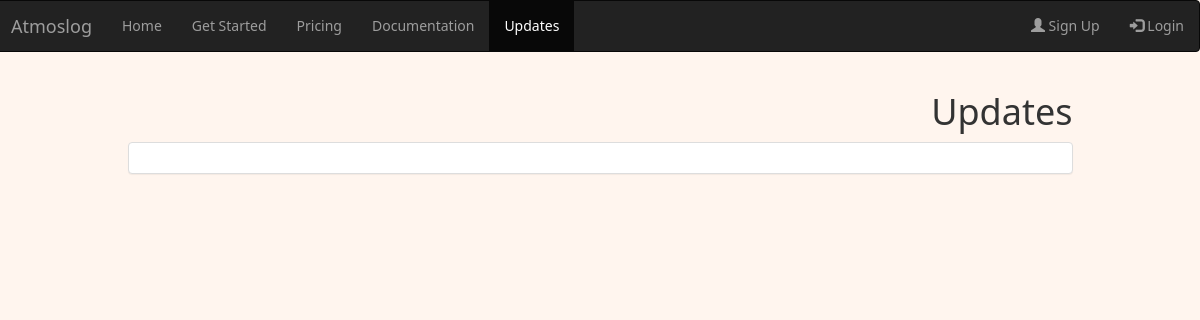
/updates/, run on an earlier commit of the app's database.
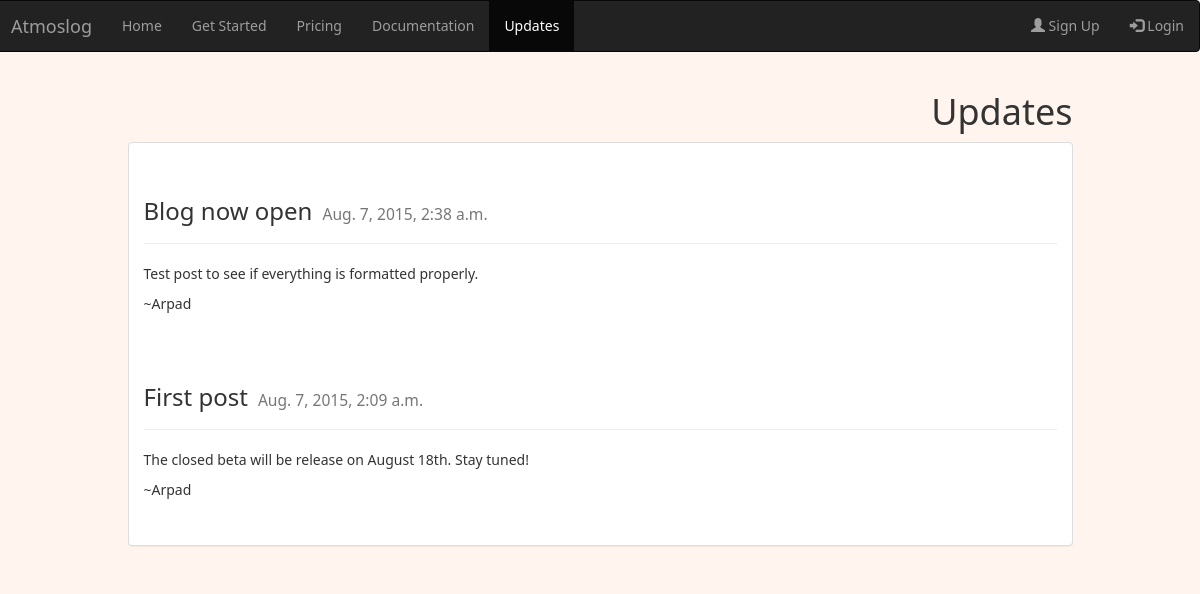
And on a later commit of the database.
### blog/models.py (models this page shows, shortened)
class Post(models.Model):
	title = models.CharField(max_length=300)
	pub_date = models.DateTimeField(auto_now_add=True)
	text = models.TextField()

### blog/views.py (the view)
def index(request):
	if request.user.is_authenticated():
		authenticated = True
		user = request.user
	else:
		authenticated = False
		user = None
	post_list = Post.objects.order_by('-pub_date')[:5]
	context = {
		"post_list" : post_list,
		"authenticated" : authenticated,
		"user" : user,
	}
	return render(request, 'blog/blog.html', context)

### blog/templates/blog/blog.html (shortened to what this page needs)
{% extends "base.html" %}
{% block content %}
<div class="container">
	<div class="row">
		<div class="col-md-10 col-md-offset-1">
			<h1 class="text-right" id="updates">Updates</h1>
			<div class="panel panel-default">
				<div class="panel-body">
					{% for post in post_list %}
					<div class="page-header posthead">
						<h3 class="text-left">{{ post.title }}<small class="desc">{{ post.pub_date }}</small></h3>
					</div>
					<p>{{ post.text|safe }}</p>
					{% endfor %}
				</div>
			</div>
		</div>
	</div>
</div>
{% endblock %}
{% block navbarspec %}
  <ul class="nav navbar-nav">
    <li><a href="/">Home</a></li>
    <li><a href="/docs/getstarted">Get Started</a></li>
    <li><a href="/pricing">Pricing</a></li>
    <li><a href="/docs">Documentation</a></li>
    <li class="active"><a href="/updates">Updates</a></li>
  </ul>
  <ul class="nav navbar-nav navbar-right">
  	{% if authenticated %}
  	<li class="dropdown">
      <a href="#" class="dropdown-toggle" data-toggle="dropdown" role="button" aria-expanded="false">{{ user }} <span class="caret"></span></a>
      <ul class="dropdown-menu" role="menu">
        <li><a href="/create">Create a new project</a></li>
        <li><a href="/account/">View your profile</a></li>
        <li class="divider"></li>
        <li><a href="/logout">Logout</a></li>
      </ul>
    </li>
    {% else %}
    <li><a href="/register"><span class="glyphicon glyphicon-user"></span> Sign Up</a></li>
    <li><a href="/login/?next={%block login_redirect %}/docs/{% endblock %}"><span class="glyphicon glyphicon-log-in"></span> Login</a></li>
    {% endif %}
  </ul>
{% endblock navbarspec %}

### templates/base.html (shortened to what this page needs)
<!DOCTYPE html>
<html lang="en">
	<head>
		<link rel="stylesheet" href="/static/bootstrap-3.3.5-dist/css/bootstrap.min.css">
	</head>
	<body>
		<div class="whole">
			<div class="container-fluid">
				<div id="navbar">
					{% block nav %}
						<nav class="navbar navbar-inverse">
						  <div class="container-fluid">
						    <div class="navbar-header">
						      <a class="navbar-brand" href="/">Atmoslog</a>
						    </div>
						    <div>
						    	{% block navbarspec %}{% endblock navbarspec %}
						    </div>
						  </div>
						</nav>
					{% endblock %}
				</div>
				<div id="content">
					{% block content %}
					{% endblock %}
				</div>
			</div>
		</div>
	</body>
</html>

What changed in the data, as far as the page shows it:
added Post: title "Blog now open", pub_date "Aug. 7, 2015, 2:38 a.m.", text "Test post to see if everything is formatted properly. ~Arpad"
added Post: title "First post", pub_date "Aug. 7, 2015, 2:09 a.m.", text "The closed beta will be release on August 18th. Stay tuned! ~Arpad"
